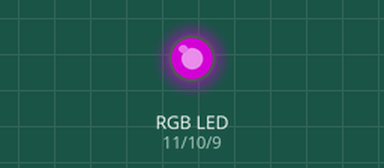
Recording of a sketch running on a simulated Arduino Uno, built with avr-gcc and run on an emulated ATmega328P. On the bench: an RGB LED mixed from three pins (HIGH = lit). Dim RGB values are drawn brighter than linear.

Above: at 0.1 s.
Timing chart, 0 to 1.6 s (numbered marks = the images above):
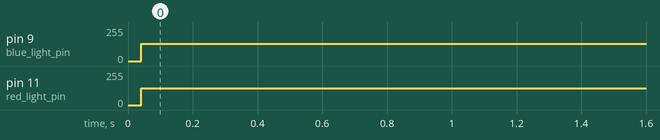

Measured:
- by itself, pin 9 (blue_light_pin): 0/255 → 128/255 at 0.04 s
- by itself, pin 11 (red_light_pin): 0/255 → 127/255 at 0.04 s

The sketch:

Purple_light.ino
```cpp
int red_light_pin= 11;
int green_light_pin = 10;
int blue_light_pin = 9;
void setup() {

  // put your setup code here, to run once:
  pinMode(red_light_pin, OUTPUT);
  pinMode(green_light_pin, OUTPUT);
  pinMode(blue_light_pin, OUTPUT);
}
int i=0;
void loop() {
  if(i==255){
    i=0;
  }
  else {
    if(i==0){
    i=255;
  }
  }
  // put your main code here, to run repeatedly:
Serial.println("JSM");
analogWrite(red_light_pin,i);
analogWrite(green_light_pin,0);
analogWrite(blue_light_pin,255-i);

}
```
